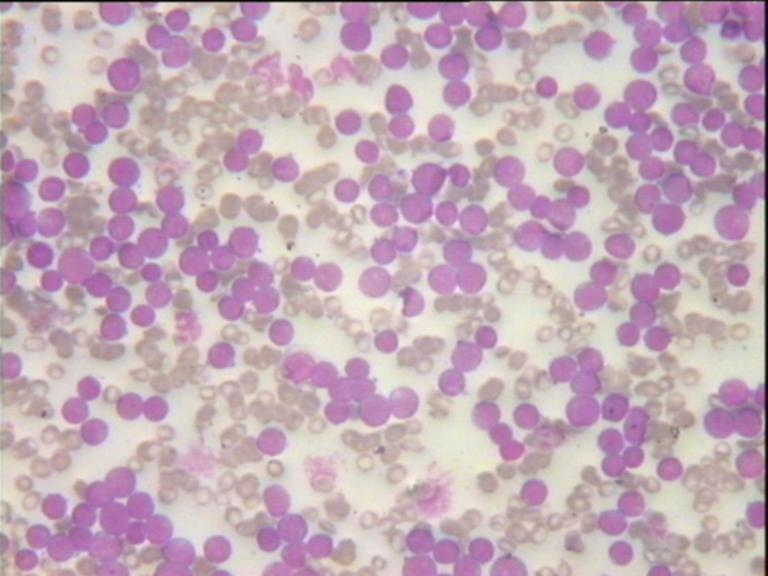
#> input picture Morfoloske/s58Hl.jpg, 768 x 576 px
$ python ThresholdTrackbar.py
#> lines starting #> are read from the running program, lines starting #| are printed output that depends on the picture; after the words box and inside, x2 and y2 are one past the last pixel; in counts of white or black regions, pixels touching at a corner belong together
import numpy as np
import cv2 as cv

imgIn = cv.imread("s58Hl.jpg")
#> imgIn is the input picture: shape (576, 768, 3); mean B, G, R 184, 171.7, 196

#imgIn = cv.medianBlur(imgIn, 11)

imgHSV = cv.cvtColor(imgIn, cv.COLOR_BGR2HSV)
#> imgHSV: shape (576, 768, 3); mean H, S, V 96.1, 38.5, 196.7

# [4 lines of commented-out code are left out]

imgGray = cv.cvtColor(imgIn, cv.COLOR_BGR2GRAY)
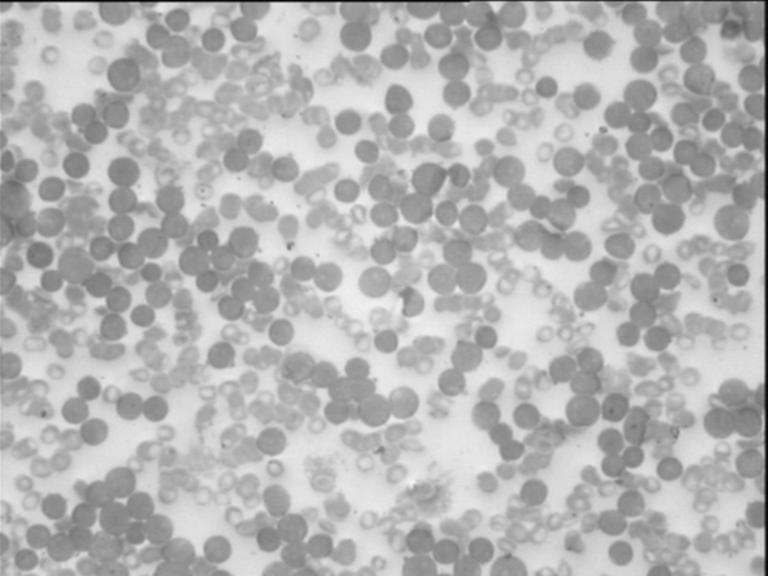
#> imgGray: shape (576, 768); min 2, max 246, mean 180.4
#imgGray = 255 - imgHSV[:, :, 1]


def refresh(x):
    _, imgOut = cv.threshold(imgGray, x, 255, cv.THRESH_BINARY_INV)
    cv.imshow("Output", imgOut)


wndOut = cv.namedWindow("Output")
tbTh = cv.createTrackbar("tbTh", "Output", 127, 255, refresh)

_, imgOut = cv.threshold(imgGray, 127, 255, cv.THRESH_BINARY)
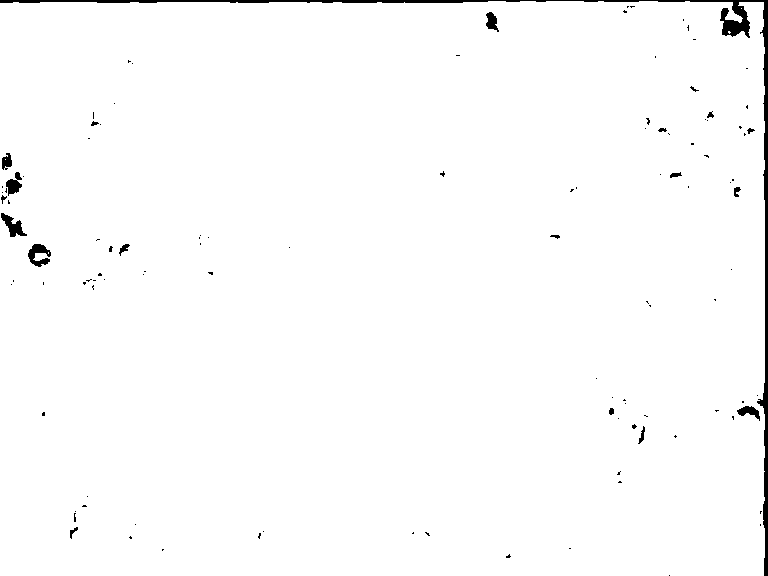
#> imgOut: shape (576, 768); 98.5% white; 111 black regions (92 under 20 px), largest, box (x1, y1, x2, y2) and area: (0, 0, 768, 576) 4393, (28, 244, 51, 267) 293, (1, 213, 27, 237) 272
imgOut = 255 - imgOut

cv.imshow("Input", imgIn)
cv.imshow("Gray", imgGray)
cv.imshow("Output", imgOut)
cv.waitKey(0)

cv.destroyAllWindows()

$ run again, with Morfoloske/170508_10_27_41_5DS29248.0.jpg copied over Morfoloske/s58Hl.jpg
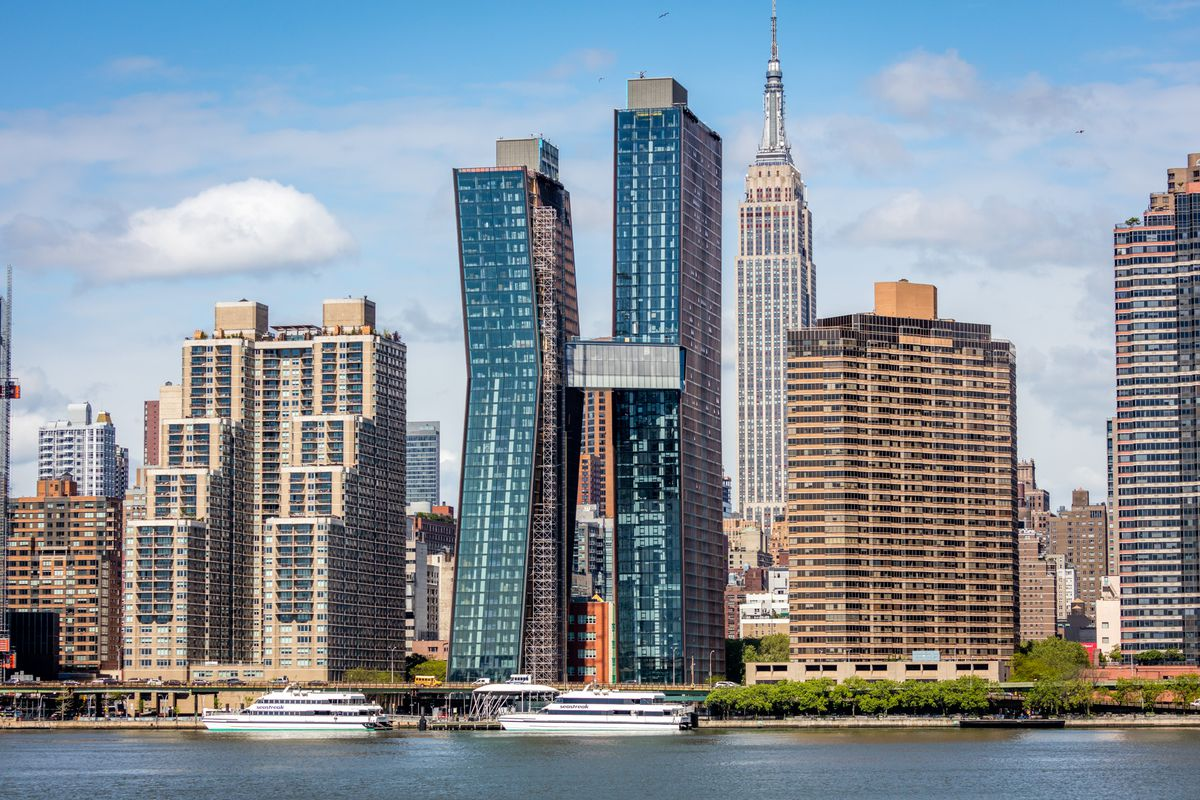
#> input picture Morfoloske/170508_10_27_41_5DS29248.0.jpg, 1200 x 800 px
#> imgIn is the input picture: shape (800, 1200, 3); mean B, G, R 153.4, 144.1, 133.3
#> imgHSV: shape (800, 1200, 3); mean H, S, V 84.4, 73, 165.1
#> `imgGray = cv.cvtColor(imgIn, cv.COLOR_BGR2GRAY)`:
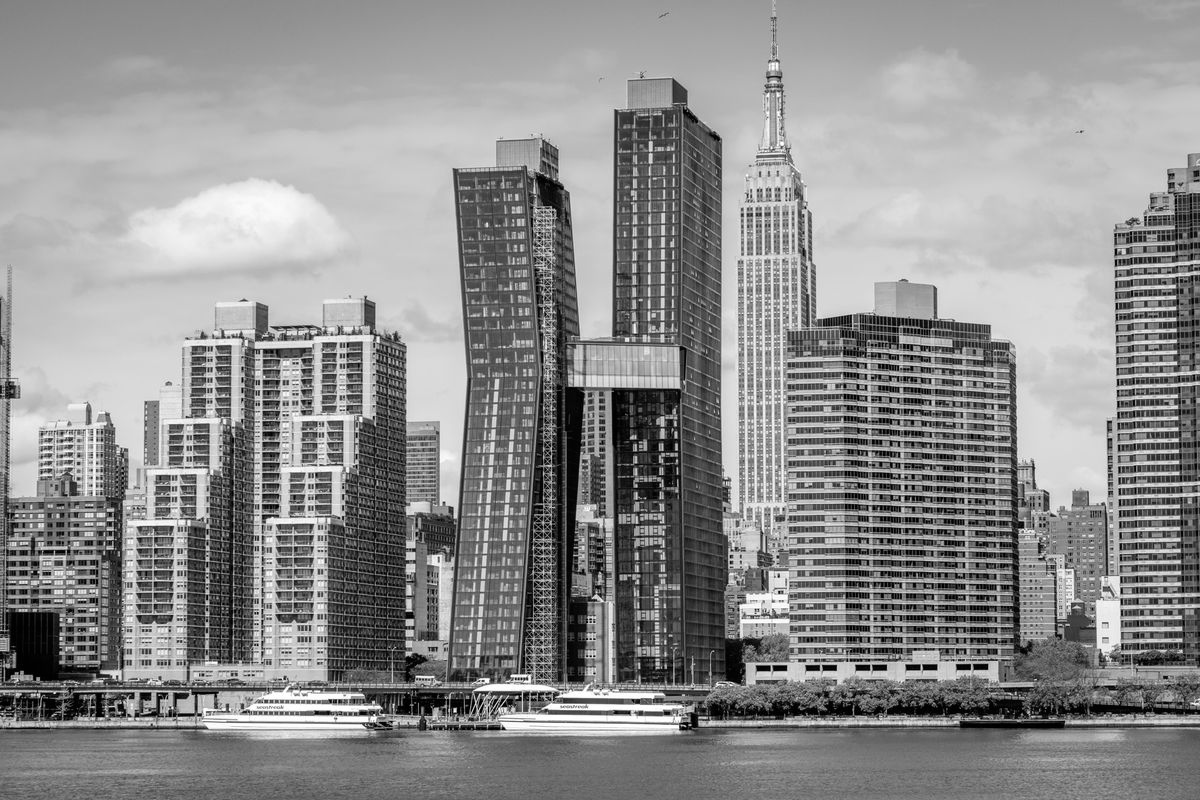
#> imgGray: shape (800, 1200); min 0, max 255, mean 141.9
#> `_, imgOut = cv.threshold(imgGray, 127, 255, cv.THRESH_BINARY)`:
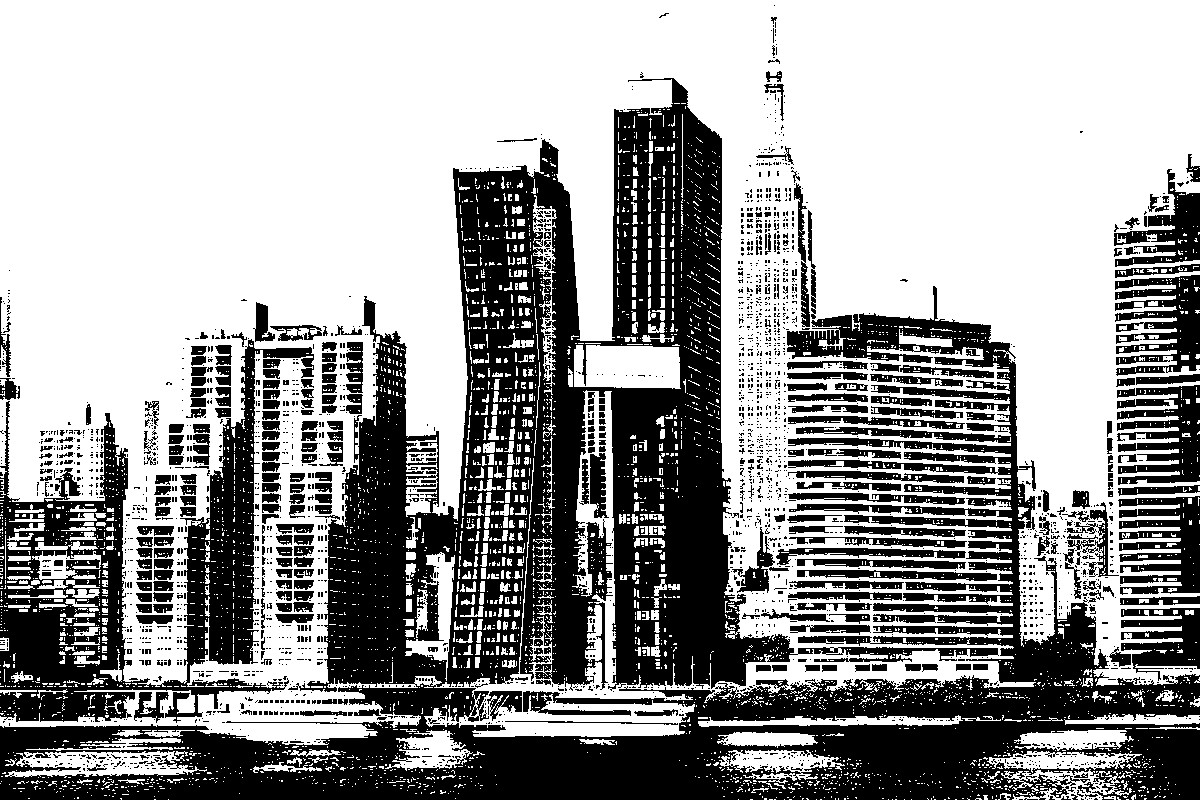
#> imgOut: shape (800, 1200); 60.9% white; 2704 black regions (2371 under 20 px), largest, box (x1, y1, x2, y2) and area: (0, 78, 1200, 800) 255263, (0, 339, 314, 723) 37449, (1117, 385, 1200, 485) 5328
